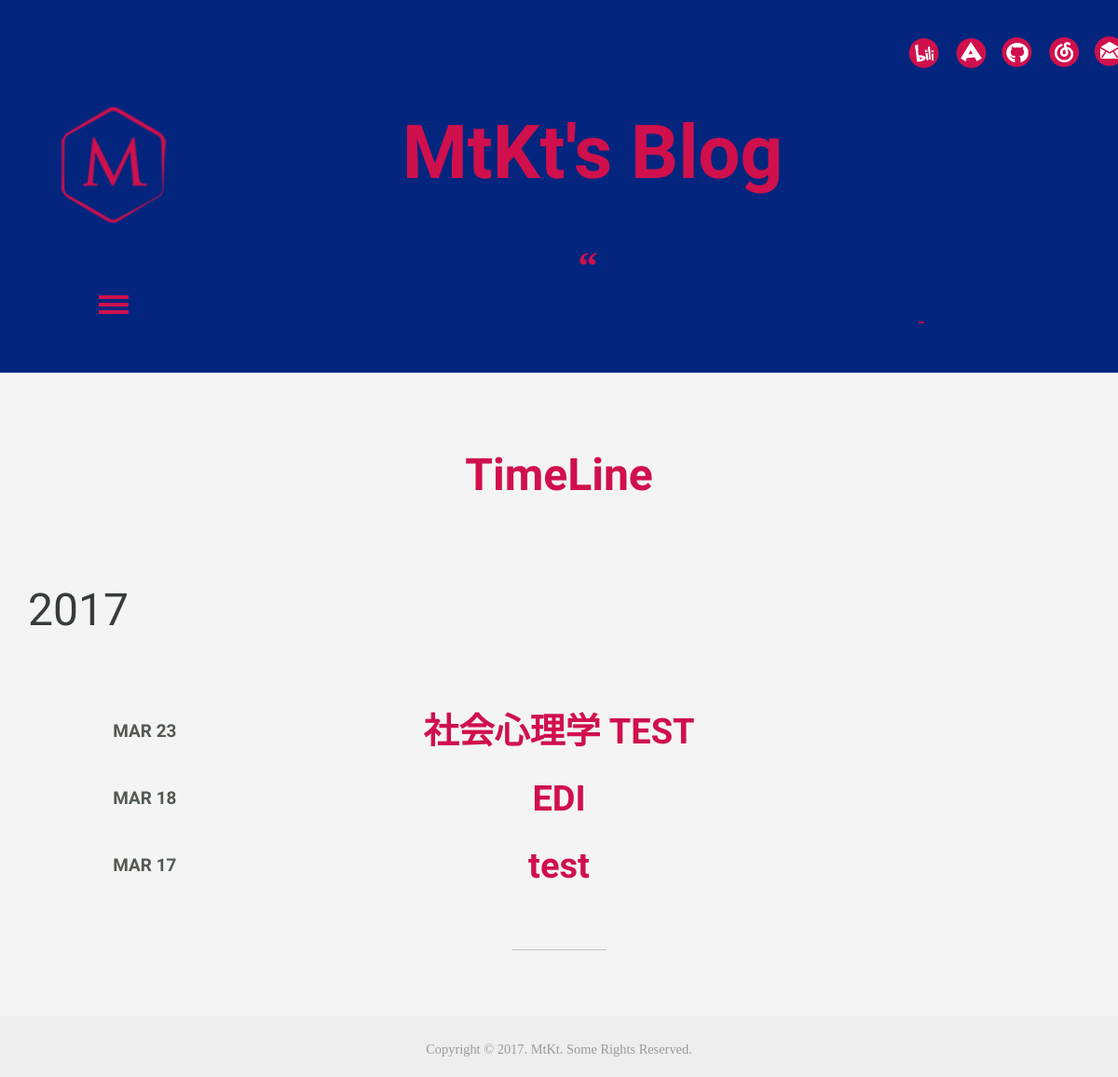
/timeline/, run on an earlier commit of the app's database.
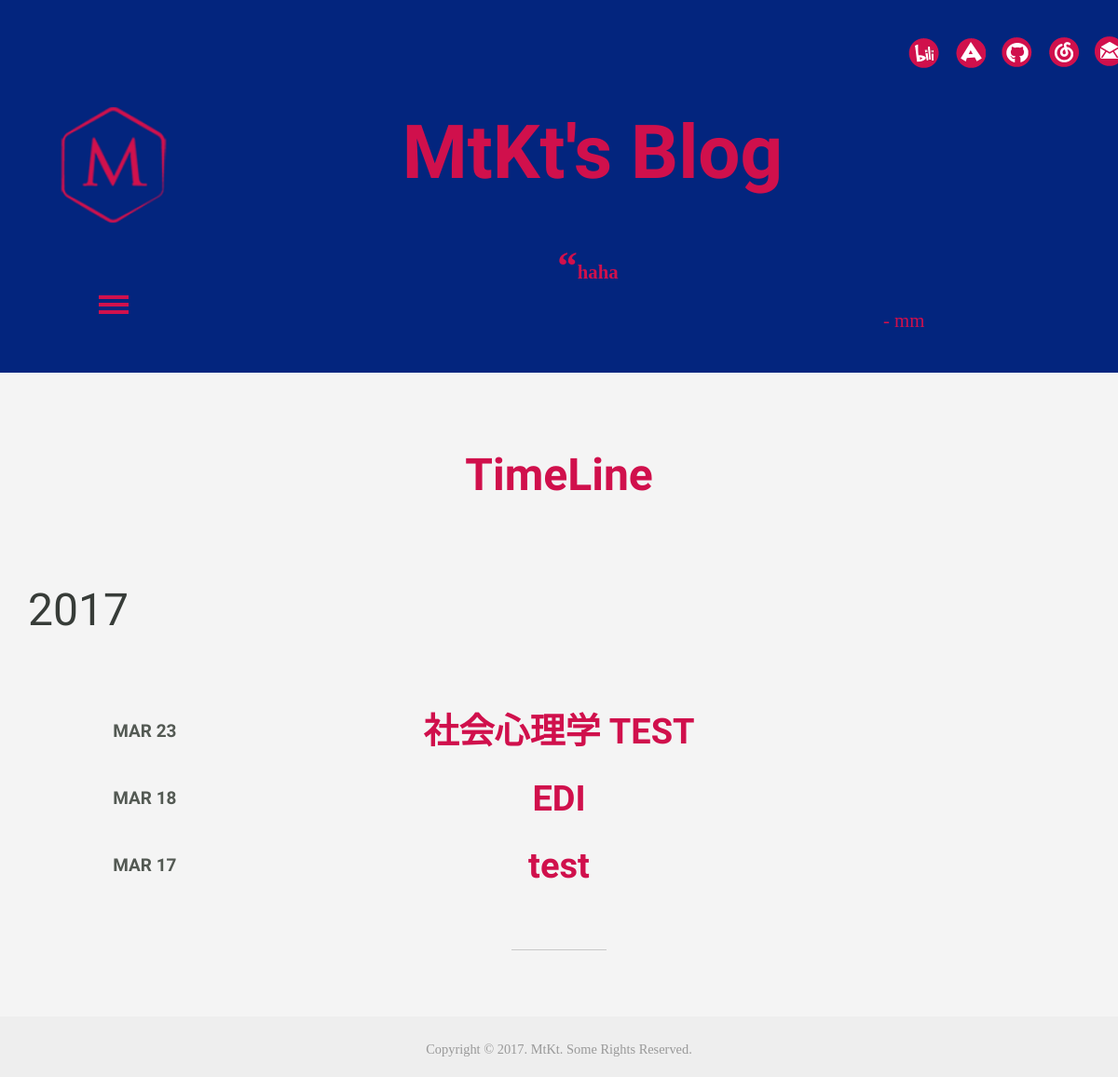
And on a later commit of the database.
### article/models.py (models this page shows, shortened)
class Cyuuni(models.Model):
    STATUS = {
        0:u'发布',
        1:u'草稿',
    }
    body = models.TextField('咒文', blank=True)
    by = models.CharField('吟唱者',max_length=300)
    defi = models.TextField('释义',blank=True)
    status = models.IntegerField('施法状态', default=0, choices=STATUS.items())

### article/views.py (the view)
# urls.py: url(r'^timeline/$', views.TimeLine.as_view(), name = 'timeline'),
class TimeLine(BaseMixIn,TemplateView):
    template_name = 'article/timeline.html'
    def get_context_data(self,**kwargs):
        model = Article
        article_list = Article.objects.filter(article_status=0).order_by("-pub_date")
        year_all = defaultdict(list)
        for article in article_list:
            year = article.pub_date.year
            year_all[year].append(article)
        year_all=sorted(year_all.items(),reverse=True)
        context = super(TimeLine,self).get_context_data(**kwargs)
        context['year_all'] = year_all
        context['article_list'] = article_list
        return context

### article/models.py (called while the page is built)
    def get_absolute_url(self):
        return reverse('article:article',
                       kwargs={'slug': self.slug, 'article_id': self.id})

### article/views.py (called while the page is built)
    def get_context_data(self,**kwargs):
        context = super(BaseMixIn,self).get_context_data(**kwargs)
        context['cyuuni_byou'] = Cyuuni.objects.filter(status=0).order_by('?').first()
        return context

### article/templates/article/timeline.html (shortened to what this page needs)
{% extends 'article/base.html'%}
{% block cyuuni %}
<p>{{cyuuni_byou.body}}<br/></p><div id=cyuuni_banner><h5> - {{cyuuni_byou.by}}</h5></div>
{% endblock %}
{% block content %}
<div id="about" class="about">
  <div class="container">
    <div class="about-top">
     <h3>TimeLine</h3>
    </div>
  </div>
</div>
<div id="timeline">
<div class="container">
    <article role="article">
      {% for year,articles in year_all %}
      <div id='year'>
      {{year}}
      </div id='year'>
            {% for article in articles %}
            <article>
            <h1>
            <div id='time'>
              <time datetime="{{ article.pub_date }}">
              <span class="month">{{ article.pub_date|date:"M"|upper }}</span>
              <span class="day">{{ article.pub_date.day }}</span>
              </time>
              <a href="{{ article.get_absolute_url }}">{{ article.title }}</a>
            </h1>
            </article>
          {% endfor %}
          <i class="strp"></i>
        {% endfor %}
    </article>
    </div>
</div>
{% endblock %}

What changed in the data, as far as the page shows it:
added Cyuuni: body "haha", by "mm"
